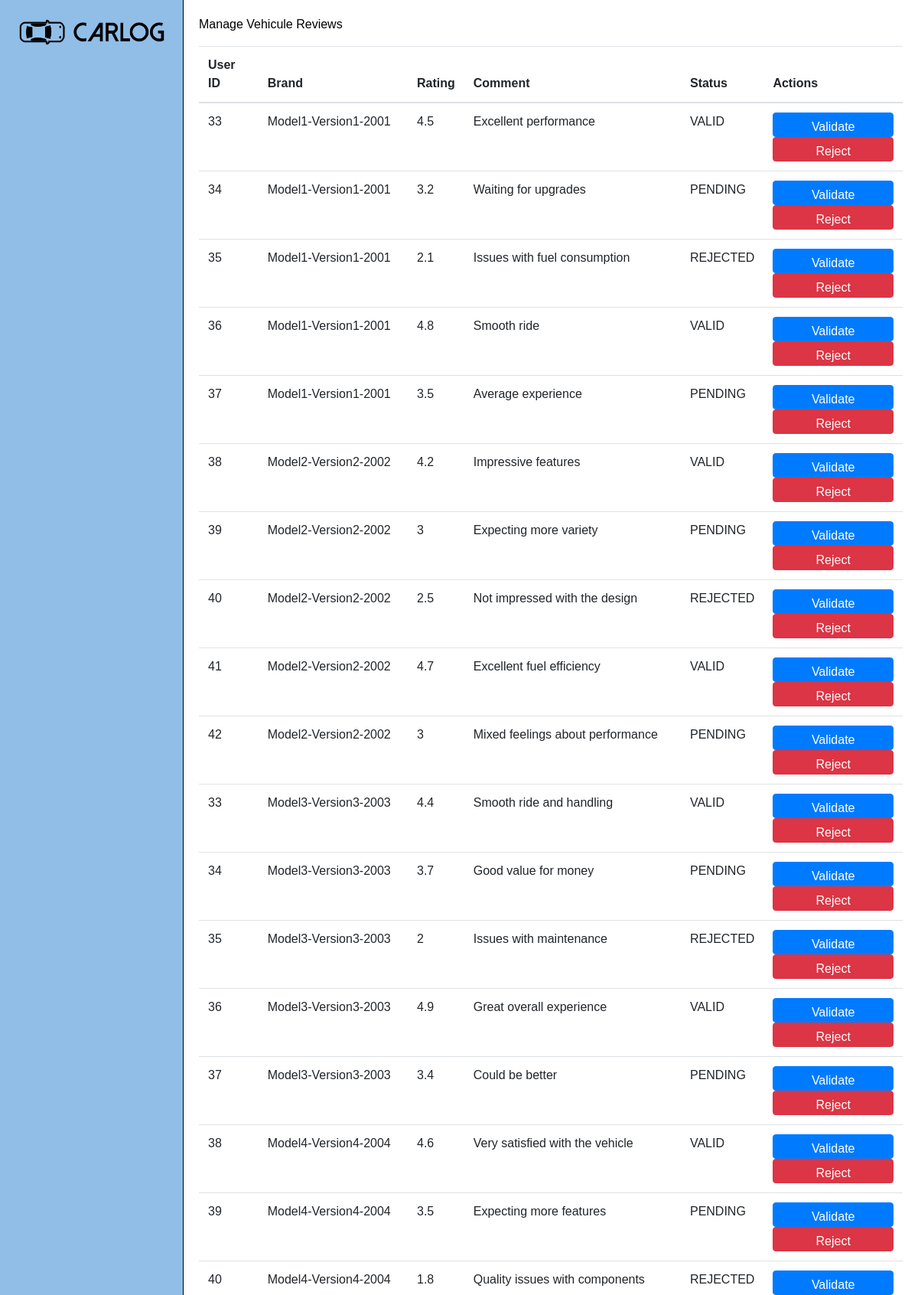
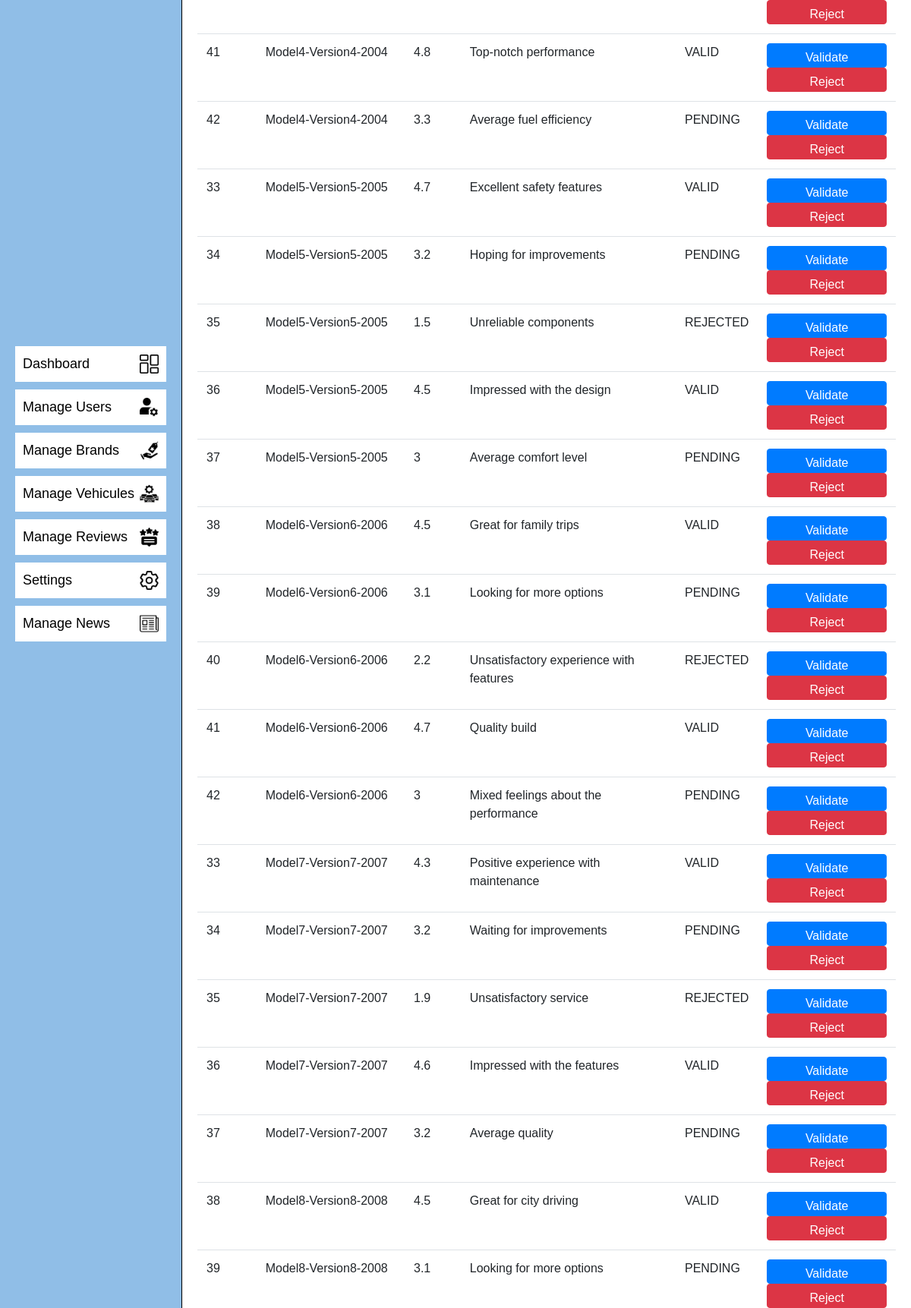
The page /admin/manageVehiculesReviewsPage/ (signed in, upper part) on the database its author committed (2 pictures, top to bottom).
### tables this page shows
CREATE TABLE `vehiculereviews` (
  `id` int(11) NOT NULL,
  `user_id` int(11) DEFAULT NULL,
  `vehicule_id` int(11) DEFAULT NULL,
  `status` enum('VALID','PENDING','REJECTED') DEFAULT NULL,
  `comment` text DEFAULT NULL,
  `rating` float DEFAULT NULL
);

CREATE TABLE `vehicules` (
  `id` int(11) NOT NULL,
  `model` varchar(255) DEFAULT NULL,
  `version` varchar(255) DEFAULT NULL,
  `year` int(11) DEFAULT NULL,
  `vehiculePicture` varchar(255) DEFAULT NULL,
  `length` decimal(8,2) DEFAULT NULL,
  `width` decimal(8,2) DEFAULT NULL,
  `height` decimal(8,2) DEFAULT NULL,
  `wheelBase` decimal(8,2) DEFAULT NULL,
  `engine` varchar(255) DEFAULT NULL,
  `performance` varchar(255) DEFAULT NULL,
  `price` decimal(10,2) DEFAULT NULL,
  `consumption` decimal(5,2) DEFAULT NULL,
  `brand_id` int(11) DEFAULT NULL,
  `note` text DEFAULT NULL
);

### app/router.php (called while the page is built, shortened)
<?php
require_once($_SERVER['DOCUMENT_ROOT'] . "/CarLog/app/views/adminViews/manageVReviewsPage.php");
$request = rtrim($_SERVER['REQUEST_URI'], '/') . '/';
$request = strtok($request, '?');
$userRole = isset($_SESSION['USER']) ? $_SESSION['USER']['role'] : 'GUEST';
$view = null;
switch ($request) {
    case '/CarLog/admin/manageVehiculesReviewsPage/':
        if ($userRole === 'ADMIN') {
            $view = new ManageVReviewsPage();
        } else {
            $view = new UnAuthorizedPage();
        }
        break;
}
$view->showPage();

### config/queries/reviewQueries.php (called while the page is built, shortened)
<?php
class ReviewQueries
{
    public static function getAllVehiculeReviews()
    {
        return "SELECT * FROM vehiculereviews";
    }
}

### app/models/vehiculeReviewsModel.php (called while the page is built, shortened)
<?php
require_once($_SERVER['DOCUMENT_ROOT'] . '/CarLog/app/controllers/databaseController.php');
require_once($_SERVER['DOCUMENT_ROOT'] . "/CarLog/Config/queries/reviewQueries.php");
class VehiculeReviewsModel
{
    public function getAllVehiculeReviews()
    {
        $dbController = new DatabaseController();
        $database = $dbController->connect();
        $query = ReviewQueries::getAllVehiculeReviews();
        $vehiculeReviews = $dbController->request($database, $query);
        return $vehiculeReviews;
    }
}

### app/controllers/databaseController.php (called while the page is built, shortened)
<?php
require_once($_SERVER['DOCUMENT_ROOT'] . '/CarLog/app/models/databaseModel.php');
class DatabaseController
{
    public function request($database, $query, $params = [])
    {
        $databaseModel = new DatabaseModel();
        return $databaseModel->request($database, $query, $params);
    }
}

### app/models/databaseModel.php (called while the page is built, shortened)
<?php
class DatabaseModel
{
    public function request($database, $query, $params = [])
    {
        try {
            $stmt = $database->prepare($query);
            if ($stmt) {
                if (!empty($params)) {
                    $stmt->execute($params);
                } else {
                    $stmt->execute();
                }
                $result = $stmt->fetchAll(PDO::FETCH_ASSOC);
                return $result;
            } else {
                return false;
            }
        } catch (PDOException $e) {
            echo "Query execution failed: " . $e->getMessage();
            return false;
        }
    }
}

### app/controllers/vehiculeReviewsController.php (called while the page is built, shortened)
<?php
require_once($_SERVER['DOCUMENT_ROOT'] . '/CarLog/app/models/vehiculeReviewsModel.php');
class VehiculeReviewsController
{
    public function getAllVehiculeReviews()
    {
        $vehiculeReviewModel = new VehiculeReviewsModel();
        $vehiculeReviews = $vehiculeReviewModel->getAllVehiculeReviews();
        return $vehiculeReviews;
    }
}

### config/queries/vehiculeQueries.php (called while the page is built, shortened)
<?php
class VehiculeQueries
{
    public static function getVehiculeById()
    {
        return "SELECT * FROM vehicules WHERE id = ?";
    }
}

### app/models/vehiculeModel.php (called while the page is built, shortened)
<?php
require_once($_SERVER['DOCUMENT_ROOT'] . "/CarLog/Config/queries/vehiculeQueries.php");
require_once($_SERVER['DOCUMENT_ROOT'] . '/CarLog/app/controllers/databaseController.php');
class VehiculeModel
{
    public function getVehiculeById($vehiculeId)
    {
        $dbController = new DatabaseController();
        $database = $dbController->connect();
        $query = VehiculeQueries::getVehiculeById();
        $params = [$vehiculeId];
        $vehicule = $dbController->request($database, $query, $params);
        return $vehicule[0];
    }
}

### app/controllers/vehiculeController.php (called while the page is built, shortened)
<?php
require_once($_SERVER['DOCUMENT_ROOT'] . '/CarLog/app/models/vehiculeModel.php');
class VehiculeController
{
    public function getVehiculeById($vehiculeId)
    {
        $vehiculeModel = new VehiculeModel();
        $vehicule = $vehiculeModel->getVehiculeById($vehiculeId);
        return $vehicule;
    }
}

### app/views/adminViews/manageVReviewsPage.php (the view, shortened to what this page needs)
<?php
require_once($_SERVER['DOCUMENT_ROOT'] . "/CarLog/app/views/sharedViews/sharedViews.php");
class ManageVReviewsPage
{
    public function showPage()
    {
        ?>
        <div class="page">
            <p>Manage Vehicule Reviews</p>
            <?php
            $this->showVehiculeReviewsTable();
            ?>
        </div>
        <?php
    }
    public function showVehiculeReviewsTable()
    {
        $vehiculeReviewsController = new VehiculeReviewsController();
        $reviews = $vehiculeReviewsController->getAllVehiculeReviews();
        $vehiculeController = new VehiculeController();
        ?>
        <table class="table">
            <thead>
                <tr>
                    <th>User ID</th>
                    <th>Brand</th>
                    <th>Rating</th>
                    <th>Comment</th>
                    <th>Status</th>
                    <th>Actions</th>
                </tr>
            </thead>
            <tbody>
                <?php foreach ($reviews as $review) { ?>
                    <tr>
                        <td>
                            <?php echo $review['user_id']; ?>
                        </td>
                        <td>
                            <?php
                            $vehicule = $vehiculeController->getVehiculeById($review['vehicule_id']);
                            echo $vehicule['model'] . '-' . $vehicule['version'] . '-' . $vehicule['year'];
                            ?>
                        </td>
                        <td>
                            <?php echo $review['rating']; ?>
                        </td>
                        <td>
                            <?php echo $review['comment']; ?>
                        </td>
                        <td>
                            <?php echo $review['status']; ?>
                        </td>
                        <td>
                            <button class="btn btn-primary"
                                onclick="validateVehiculeReview(<?php echo $review['id'] ?>)">Validate</button>
                            <button class="btn btn-danger"
                                onclick="rejectVehiculeReview(<?php echo $review['id'] ?>)">Reject</button>
                        </td>
                    </tr>
                <?php } ?>
            </tbody>
        </table>
        <?php
    }
}

### public/styles/styles.css (style rules this page uses)
body { width: 100%; height: 100vh; margin: 0; padding: 0; font-family: 'Poppins', sans-serif; font-size: 16px; font-weight: 400; line-height: 1.5; color: #000000; background-color: #ffffff; -webkit-font-smoothing: antialiased; -moz-osx-font-smoothing: grayscale; overflow-x: hidden; display: flex; flex-direction: column; }
button { width: 100%; display: inline-block; outline: 0; text-align: center; cursor: pointer; padding: 0px 16px; border-radius: 2px; min-width: 80px; height: 32px; background-color: rgb(0, 120, 212); color: rgb(255, 255, 255); font-size: 14px; font-weight: 400; box-sizing: border-box; border: 1px solid rgb(0, 120, 212); }
.page { margin-left: 20%; padding: 20px; box-sizing: border-box; }

### rows shown on the page
vehiculereviews: user "33", vehicule.model "Model1", vehicule.version "Version1", vehicule.year "2001", rating "4.5", comment "Excellent performance", status "VALID"
vehiculereviews: user "34", vehicule.model "Model1", vehicule.version "Version1", vehicule.year "2001", rating "3.2", comment "Waiting for upgrades", status "PENDING"
vehiculereviews: user "35", vehicule.model "Model1", vehicule.version "Version1", vehicule.year "2001", rating "2.1", comment "Issues with fuel consumption", status "REJECTED"
vehiculereviews: user "36", vehicule.model "Model1", vehicule.version "Version1", vehicule.year "2001", rating "4.8", comment "Smooth ride", status "VALID"
vehiculereviews: user "37", vehicule.model "Model1", vehicule.version "Version1", vehicule.year "2001", rating "3.5", comment "Average experience", status "PENDING"
vehiculereviews: user "38", vehicule.model "Model2", vehicule.version "Version2", vehicule.year "2002", rating "4.2", comment "Impressive features", status "VALID"
vehiculereviews: user "39", vehicule.model "Model2", vehicule.version "Version2", vehicule.year "2002", rating "3", comment "Expecting more variety", status "PENDING"
vehiculereviews: user "40", vehicule.model "Model2", vehicule.version "Version2", vehicule.year "2002", rating "2.5", comment "Not impressed with the design", status "REJECTED"
vehiculereviews: user "41", vehicule.model "Model2", vehicule.version "Version2", vehicule.year "2002", rating "4.7", comment "Excellent fuel efficiency", status "VALID"
vehiculereviews: user "42", vehicule.model "Model2", vehicule.version "Version2", vehicule.year "2002", rating "3", comment "Mixed feelings about performance", status "PENDING"
vehiculereviews: user "33", vehicule.model "Model3", vehicule.version "Version3", vehicule.year "2003", rating "4.4", comment "Smooth ride and handling", status "VALID"
vehiculereviews: user "34", vehicule.model "Model3", vehicule.version "Version3", vehicule.year "2003", rating "3.7", comment "Good value for money", status "PENDING"
vehiculereviews: user "35", vehicule.model "Model3", vehicule.version "Version3", vehicule.year "2003", rating "2", comment "Issues with maintenance", status "REJECTED"
vehiculereviews: user "36", vehicule.model "Model3", vehicule.version "Version3", vehicule.year "2003", rating "4.9", comment "Great overall experience", status "VALID"
vehiculereviews: user "37", vehicule.model "Model3", vehicule.version "Version3", vehicule.year "2003", rating "3.4", comment "Could be better", status "PENDING"
vehiculereviews: user "38", vehicule.model "Model4", vehicule.version "Version4", vehicule.year "2004", rating "4.6", comment "Very satisfied with the vehicle", status "VALID"
vehiculereviews: user "39", vehicule.model "Model4", vehicule.version "Version4", vehicule.year "2004", rating "3.5", comment "Expecting more features", status "PENDING"
vehiculereviews: user "40", vehicule.model "Model4", vehicule.version "Version4", vehicule.year "2004", rating "1.8", comment "Quality issues with components", status "REJECTED"
vehiculereviews: user "41", vehicule.model "Model4", vehicule.version "Version4", vehicule.year "2004", rating "4.8", comment "Top-notch performance", status "VALID"
vehiculereviews: user "42", vehicule.model "Model4", vehicule.version "Version4", vehicule.year "2004", rating "3.3", comment "Average fuel efficiency", status "PENDING"
vehiculereviews: user "33", vehicule.model "Model5", vehicule.version "Version5", vehicule.year "2005", rating "4.7", comment "Excellent safety features", status "VALID"
vehiculereviews: user "34", vehicule.model "Model5", vehicule.version "Version5", vehicule.year "2005", rating "3.2", comment "Hoping for improvements", status "PENDING"
vehiculereviews: user "35", vehicule.model "Model5", vehicule.version "Version5", vehicule.year "2005", rating "1.5", comment "Unreliable components", status "REJECTED"
vehiculereviews: user "36", vehicule.model "Model5", vehicule.version "Version5", vehicule.year "2005", rating "4.5", comment "Impressed with the design", status "VALID"
vehiculereviews: user "37", vehicule.model "Model5", vehicule.version "Version5", vehicule.year "2005", rating "3", comment "Average comfort level", status "PENDING"
vehiculereviews: user "38", vehicule.model "Model6", vehicule.version "Version6", vehicule.year "2006", rating "4.5", comment "Great for family trips", status "VALID"
vehiculereviews: user "39", vehicule.model "Model6", vehicule.version "Version6", vehicule.year "2006", rating "3.1", comment "Looking for more options", status "PENDING"
vehiculereviews: user "40", vehicule.model "Model6", vehicule.version "Version6", vehicule.year "2006", rating "2.2", comment "Unsatisfactory experience with features", status "REJECTED"
vehiculereviews: user "41", vehicule.model "Model6", vehicule.version "Version6", vehicule.year "2006", rating "4.7", comment "Quality build", status "VALID"
vehiculereviews: user "42", vehicule.model "Model6", vehicule.version "Version6", vehicule.year "2006", rating "3", comment "Mixed feelings about the performance", status "PENDING"
vehiculereviews: user "33", vehicule.model "Model7", vehicule.version "Version7", vehicule.year "2007", rating "4.3", comment "Positive experience with maintenance", status "VALID"
vehiculereviews: user "34", vehicule.model "Model7", vehicule.version "Version7", vehicule.year "2007", rating "3.2", comment "Waiting for improvements", status "PENDING"
vehiculereviews: user "35", vehicule.model "Model7", vehicule.version "Version7", vehicule.year "2007", rating "1.9", comment "Unsatisfactory service", status "REJECTED"
vehiculereviews: user "36", vehicule.model "Model7", vehicule.version "Version7", vehicule.year "2007", rating "4.6", comment "Impressed with the features", status "VALID"
vehiculereviews: user "37", vehicule.model "Model7", vehicule.version "Version7", vehicule.year "2007", rating "3.2", comment "Average quality", status "PENDING"
vehiculereviews: user "38", vehicule.model "Model8", vehicule.version "Version8", vehicule.year "2008", rating "4.5", comment "Great for city driving", status "VALID"
vehiculereviews: user "39", vehicule.model "Model8", vehicule.version "Version8", vehicule.year "2008", rating "3.1", comment "Looking for more options", status "PENDING"
